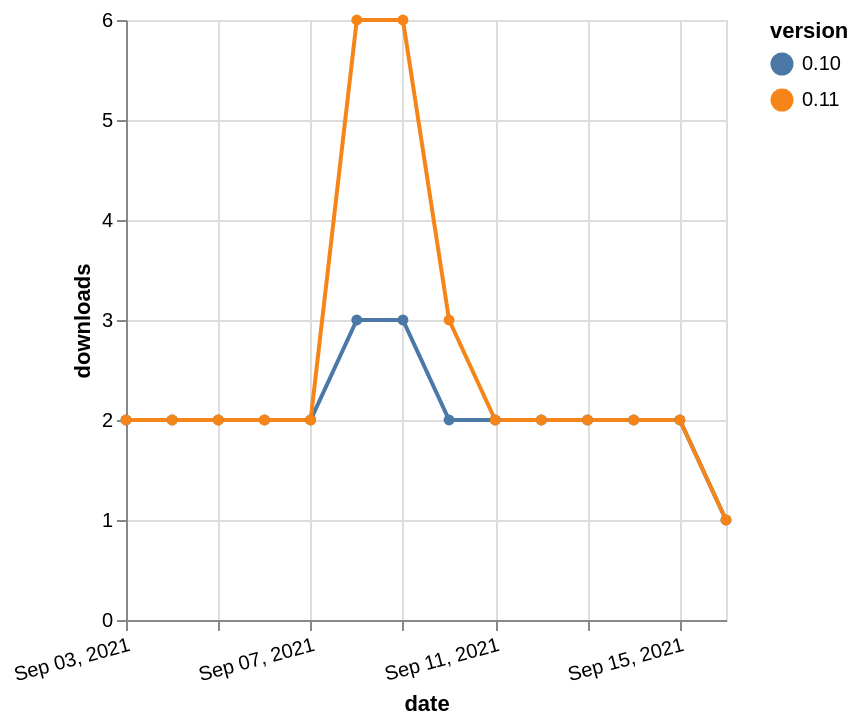

The specification (Vega-Lite) saved for this image:
### Vega-Lite specification from a JSON file in a GitHub repository (floating-point values rounded to 4 significant figures)
{"$schema": "https://vega.github.io/schema/vega-lite/v5.json", "description": "A simple bar chart with embedded data.", "data": {"values": [{"date": "2021-09-03", "total": 2294, "delta": 2, "version": "0.10"}, {"date": "2021-09-04", "total": 2296, "delta": 2, "version": "0.10"}, {"date": "2021-09-05", "total": 2298, "delta": 2, "version": "0.10"}, {"date": "2021-09-06", "total": 2300, "delta": 2, "version": "0.10"}, {"date": "2021-09-07", "total": 2302, "delta": 2, "version": "0.10"}, {"date": "2021-09-08", "total": 2305, "delta": 3, "version": "0.10"}, {"date": "2021-09-09", "total": 2308, "delta": 3, "version": "0.10"}, {"date": "2021-09-10", "total": 2310, "delta": 2, "version": "0.10"}, {"date": "2021-09-11", "total": 2312, "delta": 2, "version": "0.10"}, {"date": "2021-09-12", "total": 2314, "delta": 2, "version": "0.10"}, {"date": "2021-09-13", "total": 2316, "delta": 2, "version": "0.10"}, {"date": "2021-09-14", "total": 2318, "delta": 2, "version": "0.10"}, {"date": "2021-09-15", "total": 2320, "delta": 2, "version": "0.10"}, {"date": "2021-09-16", "total": 2321, "delta": 1, "version": "0.10"}, {"date": "2021-09-03", "total": 3242, "delta": 2, "version": "0.11"}, {"date": "2021-09-04", "total": 3244, "delta": 2, "version": "0.11"}, {"date": "2021-09-05", "total": 3246, "delta": 2, "version": "0.11"}, {"date": "2021-09-06", "total": 3248, "delta": 2, "version": "0.11"}, {"date": "2021-09-07", "total": 3250, "delta": 2, "version": "0.11"}, {"date": "2021-09-08", "total": 3256, "delta": 6, "version": "0.11"}, {"date": "2021-09-09", "total": 3262, "delta": 6, "version": "0.11"}, {"date": "2021-09-10", "total": 3265, "delta": 3, "version": "0.11"}, {"date": "2021-09-11", "total": 3267, "delta": 2, "version": "0.11"}, {"date": "2021-09-12", "total": 3269, "delta": 2, "version": "0.11"}, {"date": "2021-09-13", "total": 3271, "delta": 2, "version": "0.11"}, {"date": "2021-09-14", "total": 3273, "delta": 2, "version": "0.11"}, {"date": "2021-09-15", "total": 3275, "delta": 2, "version": "0.11"}, {"date": "2021-09-16", "total": 3276, "delta": 1, "version": "0.11"}]}, "width": "container", "mark": {"type": "line", "point": {"filled": true}}, "encoding": {"x": {"field": "date", "type": "temporal", "timeUnit": "yearmonthdate", "title": "date", "axis": {"labelAngle": -15}}, "y": {"field": "delta", "type": "quantitative", "title": "downloads"}, "color": {"field": "version", "type": "nominal"}, "tooltip": {"field": "delta"}}}
